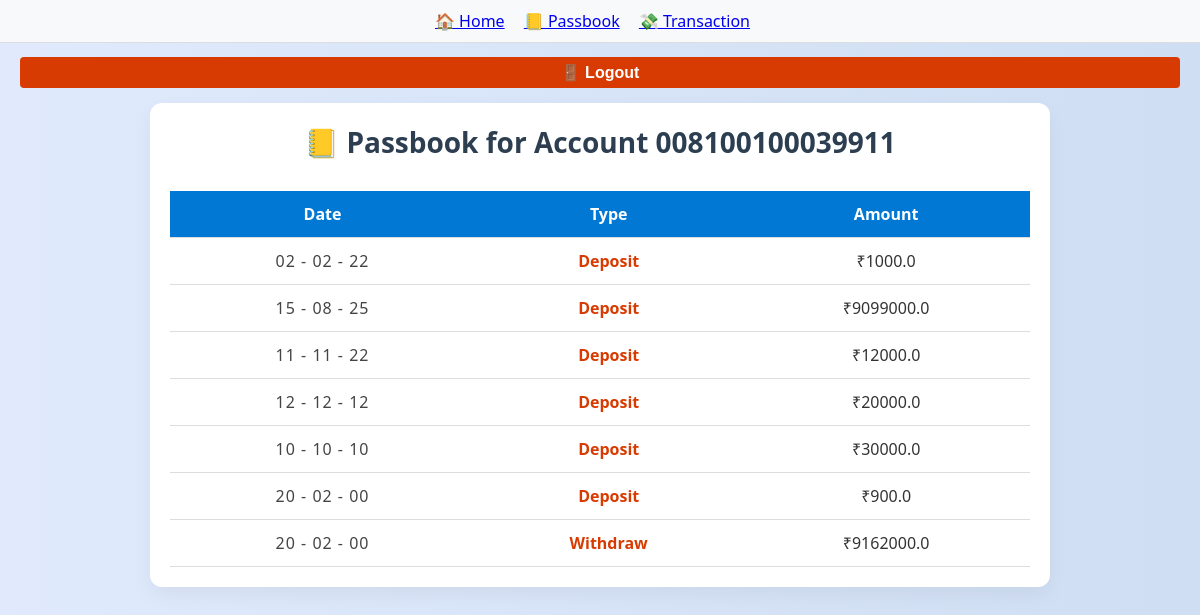
/passbook (signed in), run on an earlier commit of the app's database.
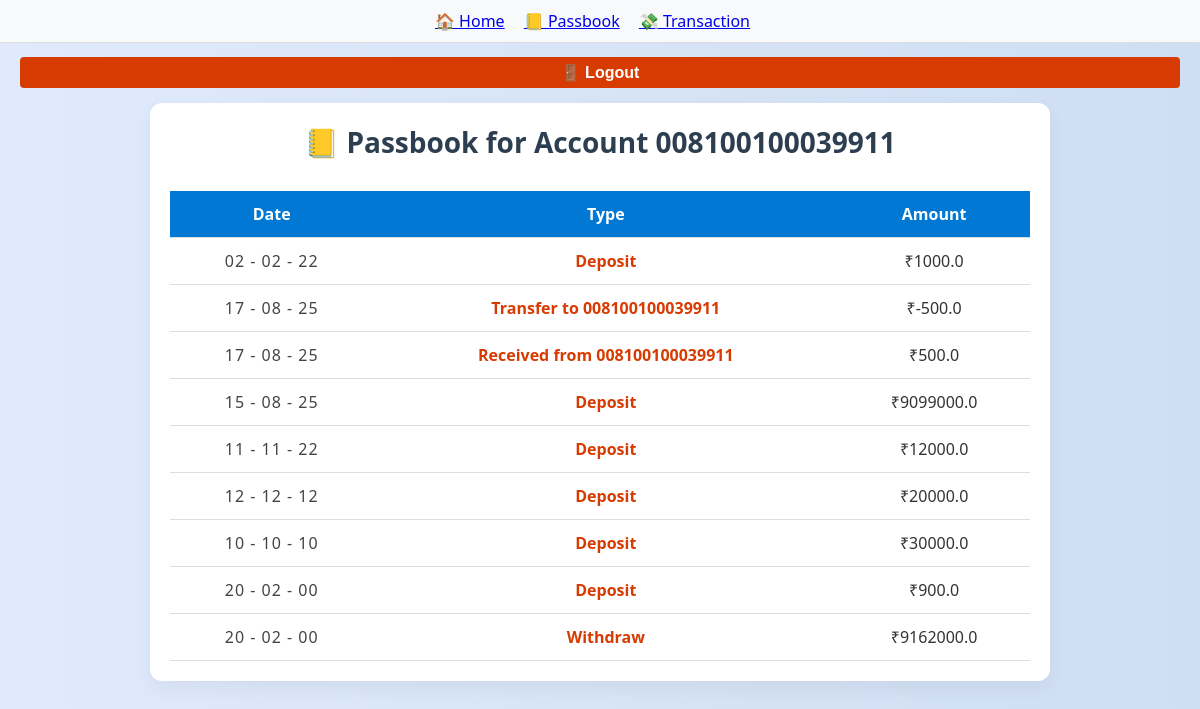
And on a later commit of the database.
### tables this page shows
CREATE TABLE transactions (
        id INTEGER PRIMARY KEY AUTOINCREMENT,
        account_no INTEGER,
        type TEXT,
        amount REAL,
        timestamp TEXT, date TEXT, description TEXT,
        FOREIGN KEY(account_no) REFERENCES accounts(account_no)
    );

### app.py (the view)
@app.route('/passbook')
@login_required
def passbook():
    account_no = request.args.get('account_no', session.get('username'))
    transactions = view_passbook(account_no)
    formatted_txns = []
    for txn in transactions:
        try:
            date_obj = datetime.strptime(txn[3], "%Y-%m-%d %H:%M:%S")
        except ValueError:
            date_obj = datetime.strptime(txn[3], "%Y-%m-%d")
        formatted_txns.append(txn[:3] + (date_obj,))
    return render_template('passbook.html', transactions=formatted_txns, account_no=account_no)

### app.py (called while the page is built)
def login_required(f):
    @wraps(f)
    def decorated_function(*args, **kwargs):
        if 'username' not in session:
            flash("Please log in to continue.")
            return redirect(url_for('login'))
        return f(*args, **kwargs)
    return decorated_function

### db.py (called while the page is built)
def get_db():
    if 'db' not in g:
        g.db = sqlite3.connect(DATABASE, timeout=5, check_same_thread=False)
        g.db.row_factory = sqlite3.Row
    return g.db

### models.py (called while the page is built)
def view_passbook(account_no):
    db = get_db()
    cursor = db.cursor()
    cursor.execute("""
        SELECT account_no, amount, type, date
        FROM transactions
        WHERE account_no = ?
        ORDER BY date DESC
    """, (account_no,))
    return cursor.fetchall()

### templates/passbook.html (shortened to what this page needs)
<!DOCTYPE html>
<html lang="en">
<head>
  <link rel="stylesheet" href="{{ url_for('static', filename='style.css') }}">
</head>
<body>
  {% include '_navbar.html' %}
  <div class="passbook-container">
    <h2>📒 Passbook for Account {{ account_no }}</h2>
    <table>
      <tr><th>Date</th><th>Type</th><th>Amount</th></tr>
      {% for txn in transactions %}
      <tr>
        <td class="date-cell">{{ txn[3].strftime('%d - %m - %y') }}</td>
        <td class="{{ 'credit' if txn[2] == 'credit' else 'debit' }}">{{ txn[2].capitalize() }}</td>
        <td>₹{{ txn[1] }}</td>
      </tr>
      {% endfor %}
    </table>
  </div>
</body>
</html>

### templates/_navbar.html (shortened to what this page needs)
<nav style="background-color: #f8f9fa; padding: 10px 20px; border-bottom: 1px solid #ddd;">
  <a href="{{ url_for('home') }}" style="margin-right: 15px;">🏠 Home</a>
  <a href="{{ url_for('passbook') }}" style="margin-right: 15px;">📒 Passbook</a>
  <a href="{{ url_for('transaction_form') }}" style="margin-right: 15px;">💸 Transaction</a>
  <form method="post" action="{{ url_for('logout') }}" style="display:inline;">
    <button style="float: right; background-color: #d83b01; color: white; border: none; padding: 6px 12px; border-radius: 4px; cursor: pointer;">
      🚪 Logout
    </button>
  </form>
</nav>

### static/style.css (style rules this page uses)
* { margin: 0; padding: 0; box-sizing: border-box; }
body { font-family: 'Segoe UI', Tahoma, Geneva, Verdana, sans-serif; background: linear-gradient(to right, #f0f4f8, #d9e2ec); color: #333; text-align: center; padding: 50px; }
h2 { font-size: 28px; margin-bottom: 30px; color: #2c3e50; }
button, .nav-card, ul li a { padding: 12px 24px; font-size: 16px; border: none; border-radius: 6px; cursor: pointer; transition: background-color 0.3s ease; }
button { background-color: #0078D4; color: white; margin-top: 10px; }
form button { background-color: #e74c3c; }
table { width: 100%; border-collapse: collapse; margin-top: 10px; }
th, td { padding: 10px; border-bottom: 1px solid #ddd; text-align: left; }
body { font-family: 'Segoe UI', Tahoma, Geneva, Verdana, sans-serif; background: linear-gradient(to right, #e0eafc, #cfdef3); margin: 0; padding: 0; color: #333; }
h2 { text-align: center; color: #1a237e; margin-bottom: 25px; font-size: 26px; }
button { width: 100%; padding: 14px; margin-top: 25px; background-color: #1976d2; color: white; border: none; border-radius: 6px; font-size: 16px; font-weight: bold; cursor: pointer; transition: background-color 0.3s ease; }

### templates/passbook.html (style rules this page uses)
.passbook-container { max-width: 900px; margin: 60px auto; padding: 20px; background-color: #ffffff; border-radius: 12px; box-shadow: 0 8px 20px rgba(0, 0, 0, 0.05); }
h2 { text-align: center; color: #2c3e50; margin-bottom: 30px; font-size: 28px; }
table { width: 100%; border-collapse: collapse; background-color: #fff; }
th, td { padding: 12px 16px; border-bottom: 1px solid #ddd; text-align: center; }
th { background-color: #0078d4; color: white; font-weight: 600; }
.date-cell { letter-spacing: 1px; font-weight: 500; color: #444; }
.debit { color: #d83b01; font-weight: bold; }

What changed in the data, as far as the page shows it:
added transactions: txn "17 - 08 - 25", type "Transfer to 008100100039911", amount "-500.0"
added transactions: txn "17 - 08 - 25", type "Received from 008100100039911", amount "500.0"
